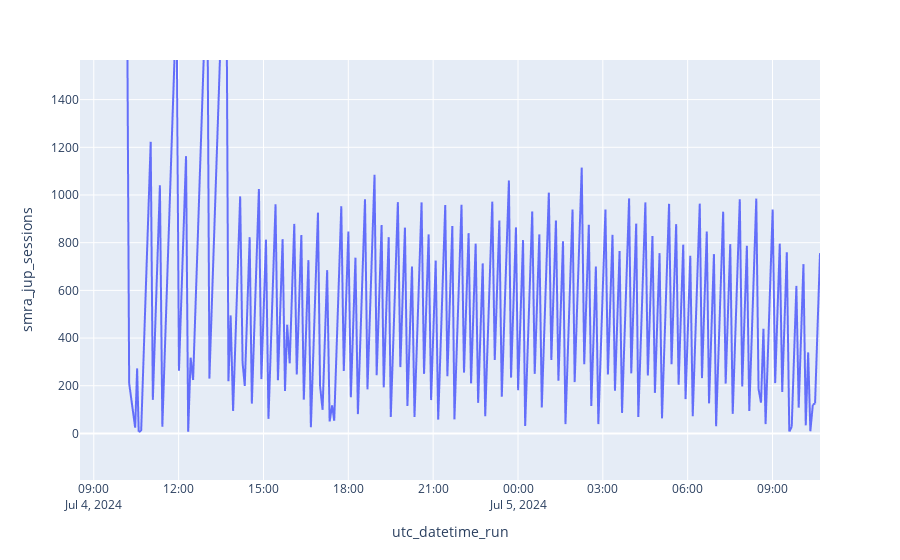

The code cell stored with this chart in its notebook:
### Code cell
px.line(df, x='utc_datetime_run', y='smra_jup_sessions')

### Figure 1 — Plotly figure (JSON) as saved in the notebook; plotly's stock layout.template omitted (floating-point values rounded to 4 significant figures; data arrays with more than 128 entries replaced by an {"elided": "..."} marker saying what was removed)
{"data": [{"hovertemplate": "utc_datetime_run=%{x}<br>smra_jup_sessions=%{y}<extra></extra>", "legendgroup": "", "line": {"color": "#636efa", "dash": "solid"}, "marker": {"symbol": "circle"}, "mode": "lines", "name": "", "showlegend": false, "type": "scattergl", "x": {"elided": "1001 str values"}, "xaxis": "x", "y": {"elided": "1001 int values"}, "yaxis": "y"}], "layout": {"autosize": true, "legend": {"tracegroupgap": 0}, "margin": {"t": 60}, "xaxis": {"anchor": "y", "autorange": false, "domain": [0, 1], "range": ["2024-07-04 08:30:46.0002", "2024-07-05 10:40:43"], "title": {"text": "utc_datetime_run"}, "type": "date"}, "yaxis": {"anchor": "x", "autorange": false, "domain": [0, 1], "range": [-195.3, 1566.0], "title": {"text": "smra_jup_sessions"}, "type": "linear"}}}
